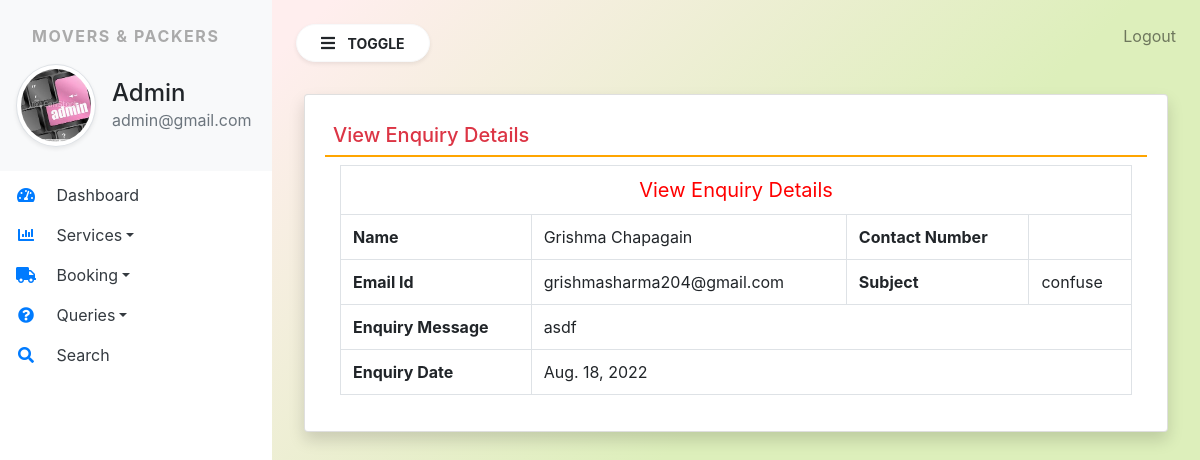
The page /view_queries/2 (signed in) on the database its author committed.
### moverspackers/models.py (models this page shows, shortened)
class Contact(models.Model):
    name = models.CharField(max_length=100,null=True)
    contact = models.CharField(max_length=10,null=True)
    emailid = models.CharField(max_length=100,null=True)
    subject = models.CharField(max_length=100,null=True)
    message = models.CharField(max_length=10,null=True)
    mdate = models.DateField(null=True)
    isread = models.CharField(max_length=10,null=True)

### moverspackers/views.py (the view)
# urls.py: path('view_queries/<int:pid>',view_queries,name="view_queries"),
def view_queries(request,pid):
    if not request.user.is_authenticated:
        return redirect('admin_login')
    contact = Contact.objects.get(id=pid)
    contact.isread = "yes"
    contact.save()
    return render(request,'view_queries.html',locals())

### moverspackers/templates/view_queries.html
{% extends 'admin_base.html' %}
{% block main %}
<div class="card shadow m-2">
    <div class="card-body">
        <h5 class="p-2 text-danger" style="border-bottom: 2px solid orange;">View Enquiry Details </h5>
        <div class="container-fluid">
            <table class="table table-bordered">
                <tr align="center">
                    <td colspan="4" style="font-size: 20px;color: red;">
                        View Enquiry Details
                    </td>
                </tr>
                <tr>
                    <th>Name</th>
                    <td>{{contact.name}}</td>
                    <th>Contact Number</th>
                    <td>{{contact.contact}}</td>
                </tr>
                <tr>
                    <th>Email Id</th>
                    <td>{{contact.emailid}}</td>
                    <th>Subject</th>
                    <td>{{contact.subject}}</td>
                </tr>
                <tr>
                    <th>Enquiry Message</th>
                    <td colspan="3">{{contact.message}}</td>
                </tr>
                <tr>
                    <th>Enquiry Date</th>
                    <td colspan="3">{{contact.mdate}}</td>
                </tr>
            </table>
        </div>
    </div>
</div>
{% endblock %}

### moverspackers/templates/admin_base.html (shortened to what this page needs)
{% load static %}
<html>
<head>
  <link rel="stylesheet" href="https://cdn.jsdelivr.net/npm/bootstrap@4.6.1/dist/css/bootstrap.min.css">
  <link rel="stylesheet" href="{% static 'css/sidebar.css' %}">
  <link rel="stylesheet" href="https://use.fontawesome.com/releases/v5.7.0/css/all.css">
<link rel="stylesheet" href="https://cdn.datatables.net/1.11.4/css/jquery.dataTables.min.css">
<link rel="stylesheet" href="https://cdn.datatables.net/buttons/2.2.2/css/buttons.dataTables.min.css">
</head>
<body>
    <div class="bg-white vertical-nav" id="sidebar">
        <div class="bg-light py-4 px-3 mb-1">
            <p class="font-weight-bold text-uppercase px-3 sidebar-title">Movers & Packers</p>
            <div class="media d-flex align-items-center">
                <img src="{% static 'images/admin.jpg' %}" alt="" width="80px" height="80px" class="mr-3 rounded-circle img-thumbnail shadow-sm">
                <div class="media-body">
                    <h4 class="mb-0">Admin</h4>
                    <p class="text-muted mb-0">{{request.user.email}}</p>
                </div>
            </div>
        </div>
        <ul class="nav flex-column bg-white">
            <li class="nav-item">
                <a href="{% url 'admin_home' %}" class="nav-link text-dark bg-white">
                    <i class="fas fa-tachometer-alt fa-fw mr-3 text-primary"></i>
                    Dashboard</a>
            </li>
            <li class="nav-item dropdown">
                <a href="#" class="dropdown-toggle nav-link text-dark bg-white" id='navbardrop' data-toggle='dropdown'>
                    <i class="fas fa-chart-bar fa-fw mr-3 text-primary"></i>
                    Services</a>
            </li>
            <li class="nav-item dropdown">
                <a href="#" class="dropdown-toggle nav-link text-dark bg-white" id='navbardrop' data-toggle='dropdown'>
                    <i class="fas fa-truck fa-fw mr-3 text-primary"></i>
                    Booking</a>
            </li>
            <li class="nav-item dropdown">
                <a href="#" class="dropdown-toggle nav-link text-dark bg-white" id='navbardrop' data-toggle='dropdown'>
                    <i class="fas fa-question-circle fa-fw mr-3 text-primary"></i>
                    Queries</a>
            </li>
            <li class="nav-item">
                <a href="{% url 'search' %}" class="nav-link text-dark bg-white">
                    <i class="fa fa-search fa-fw mr-3 text-primary"></i>
                    Search</a>
            </li>
        </ul>
    </div>
    <div class="page-content p-4" id="content">
        <a href="{% url 'logout' %}" title="logout" class="text-black-50 float-right">Logout</a>
        <button id="sidebarCollapse" type="button" class="btn btn-light bg-white rounded-pill shadow-sm px-4 mb-4">
            <i class="fas fa-bars mr-2"></i>
            <small class="text-uppercase font-weight-bold">Toggle</small></button>
        {% block main %}
        {% endblock %}
    </div>
</body>
</html>

### moverspackers/static/css/sidebar.css (style rules this page uses)
.sidebar-title { letter-spacing: 0.1em; color: #aaa; }
body { background-image: linear-gradient(135.9deg,rgb(255, 238, 238) 16.4%,rgba(221, 239, 187, 1) 56.1%); min-height: 100vh; }
.vertical-nav { min-width: 17rem; width: 17rem; height: 100vh; position: fixed; top: 0; left: 0; transition: all 0.4s; }
.page-content { width: calc(100%-17rem); margin-left: 17rem; transition: all 0.4s; }

### rows shown on the page
Contact: name "Grishma Chapagain", emailid "grishmasharma204@gmail.com", subject "confuse", message "asdf", mdate "Aug. 18, 2022"

### other values the page prints
{{ request.user.email }} "admin@gmail.com"
